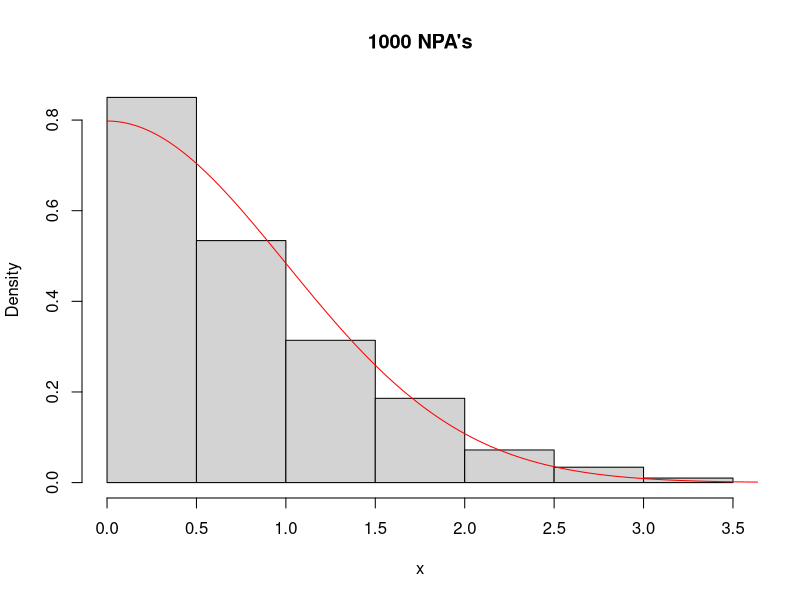
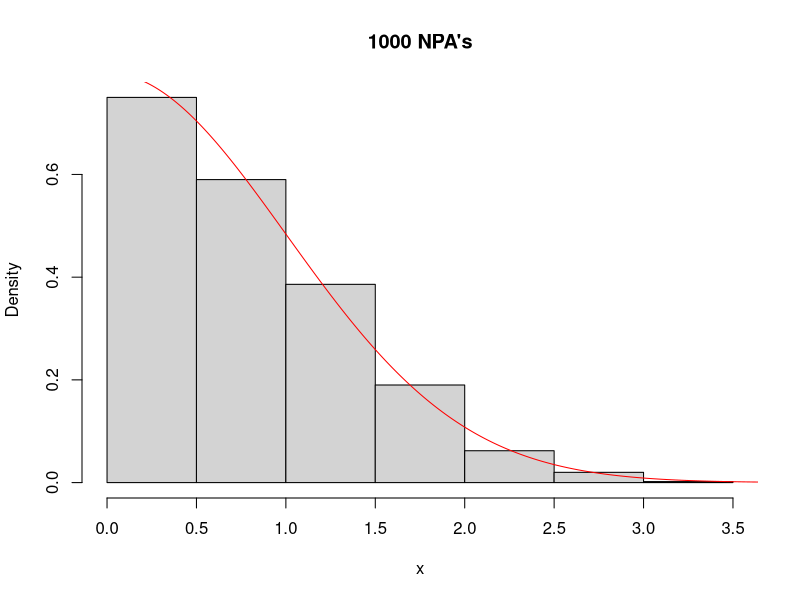
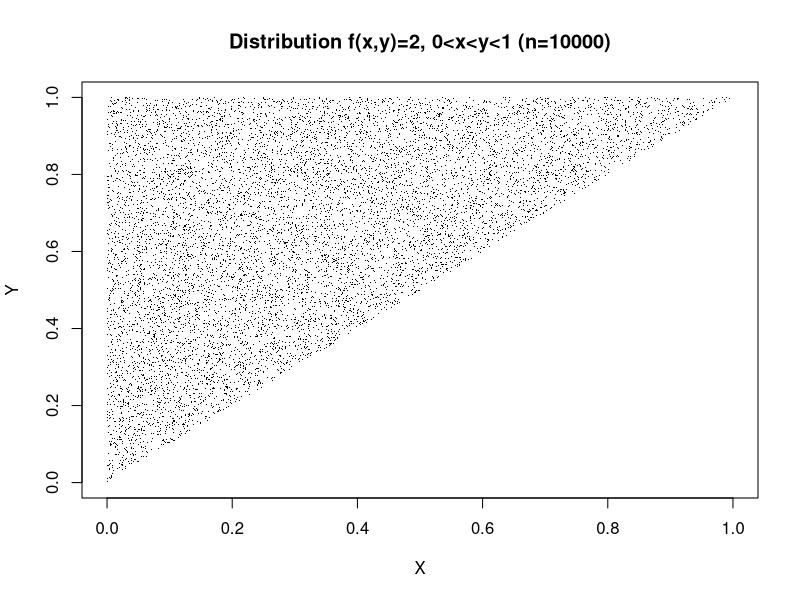
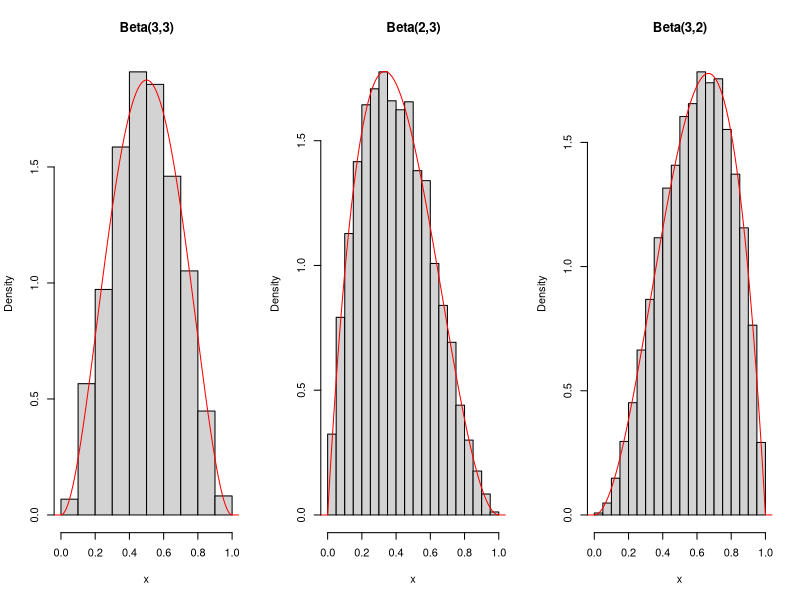

Write the R code that produced these figures, in order.
##################################################
##################projeto 1
##################################################
##################################################
#Goncalo Freitas - 98012
##############################
#Tiago Alvim - 95584
##############################
#Vasco Costa - 97746
##############################

###########################################################################
#exercicio 1
####################
#a
###########################################################################
c = 2/sqrt(2*pi)*exp(1/2) #valor do c otimo, provado como sendo o limite superior

N = 1000 # numro de geracoes

k = 0 #observacoes aceites

j = 0 #iteracoes
x = numeric(N)

f = function(x){exp(-(x**2)/2 + x)*2/sqrt(2*pi)}
while(k < N){
	y = rexp(1) #Y, neste caso e a exponencial
	u = runif(1) #uniforme
	j = j+1
	if ( u < f(y) ){
		k = k+1
		x[k] = y
	}
}
x #valores gerados pelo metodo da rejicao
j #numero de iteracoes

print(paste(round(c*N,digits=0), "numero teorico de iteracoes necessarias"))
print(paste(j, "numero de iteracoes que foram mesmo precisas"))

png(file="exer_1.png",width=600,height=600)
hist(x,prob = TRUE, main = "1000 NPA's")
u = seq(0.0,4.0,0.01)
lines(u,(2/sqrt(2*pi))*exp(-(u**2)/2),col="red")
dev.off();

############################################################################
########b
############################################################################

N = 1000
k = 0 # valores aceites
j = 0 #iteracoes
x = numeric(N)
while(k<N){
	y = rnorm(1)
	j = j+1
	if( y>0){
		k=k+1
		x[k]=y
	}
}
print(paste(j, "numero de iteracoes que foram mesmo precisas"))
png(file="exer_1_b.png",width=600,height=600)
hist(x,prob = TRUE, main = "1000 NPA's")
u = seq(0.0,4.0,0.01)
lines(u,(2/sqrt(2*pi))*exp(-(u**2)/2),col="red")
dev.off();

##########################################################################
# exercicio 2
##########################################################################
n = 10000
U1 = runif(n)
U2 = runif(n)
Y = sqrt(U1)
X = U2*Y
XY = cbind(X,Y)

png(file="exer_2.png",width=600,height=600)
plot(XY, pch=".", xlim=c(0,1),ylim=c(0,1), main="Distribution f(x,y)=2, 0<x<y<1 (n=10000)")
dev.off();

##########################################################################
# 	exercicio 3
##########################################################################
### 	b
#################### gerais a toda a alinea b)
alpha = 3 #so por ser o numero do exercicio
n_total = c(100,1000,10000)

for (n in n_total){
	print(n)
	####################
	### 	i
	####################
	m = numeric(n)
	for (i in 0:n){
		tau = rgamma(n,shape = alpha, rate = alpha)
		x_norm = rnorm(n,0,1/tau) #ja espera o valor ao quadrado por isso 1/tau, nao a raiz
		m[i] = mean(x_norm)
	}
	
	####################
	### 	ii
	####################
	t_student = rt(n,2*alpha)

	###################
	###	iii
	###################
	print("Normal-Gama")
	print(summary(m))
	print(var(m))
	print("R")
	print(summary(t_student))
	print(var(t_student))
}

##########################################################################
# 	exercicio 4
##########################################################################
###	a
#######################
n = 5000

b_1 = rbeta(n,3,3)
b_2 = rbeta(n,2,3)
b_3 = rbeta(n,3,2)

png(file="exer_3.png",width=800,height=600)

par(mfrow=c(1,3)) 
hist(b_1,prob=TRUE,main="Beta(3,3)",xlab="x")
z = seq(-4,4,by=0.01)
lines(z,dbeta(z,3,3),col="red")


hist(b_2,prob=TRUE,main="Beta(2,3)",xlab="x")
z = seq(-4,4,by=0.01)
lines(z,dbeta(z,2,3),col="red")

 
hist(b_3,prob=TRUE,main="Beta(3,2)",xlab="x")
z = seq(-4,4,by=0.01)
lines(z,dbeta(z,3,2),col="red")

dev.off();

#######################
###	b
#######################
num = 50
n = 5000

b = numeric(num)

for (i in 0:num){
	beta_1 = rbeta(n,3,3)
	beta_2 = rbeta(n,2,3)
	beta_3 = rbeta(n,3,2)
	b_1[i] = ( 1/n*sum((beta_1-mean(beta_1))^3)/sd(beta_1)^3   )^2
	b_2[i] = ( 1/n*sum((beta_2-mean(beta_2))^3)/sd(beta_2)^3   )^2
	b_3[i] = ( 1/n*sum((beta_3-mean(beta_3))^3)/sd(beta_3)^3   )^2
}

summary(b_1)
var(b_1)

summary(b_2)
var(b_2)

summary(b_3)
var(b_3)
